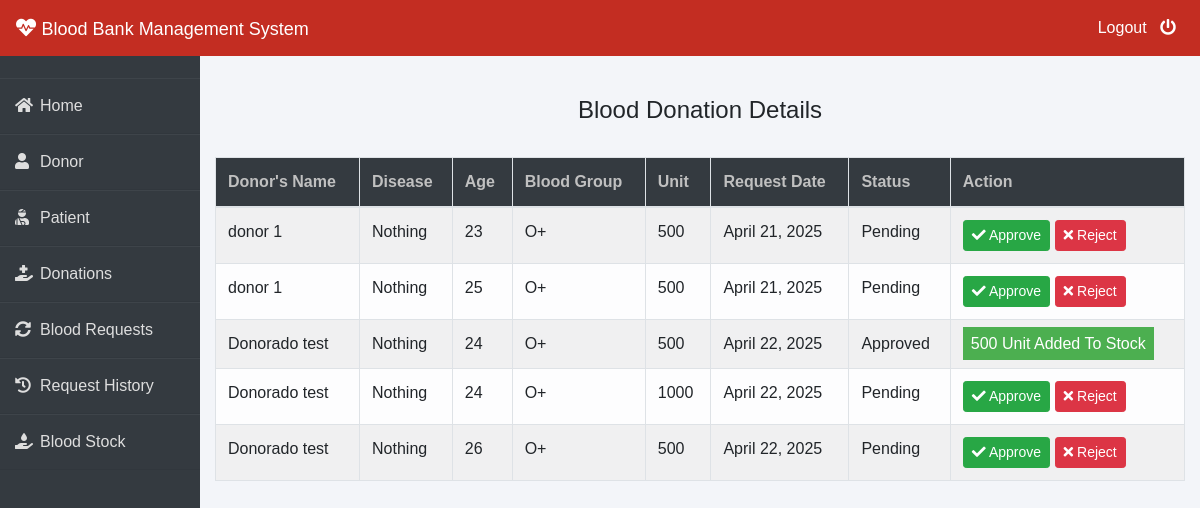
Page /admin-donation (signed in) on the committed database.
### donor/models.py (models this page shows, shortened)
class BloodDonate(models.Model):
    donor = models.ForeignKey(Donor, on_delete=models.CASCADE)
    disease = models.CharField(max_length=100, default="Nothing")
    age = models.PositiveIntegerField()  # Age should be a positive integer
    bloodgroup = models.CharField(max_length=10)  # Blood group is stored for each donation
    unit = models.PositiveIntegerField(default=0)  # Number of blood units donated
    status = models.CharField(max_length=20, default="Pending")  # Status of donation (Pending, Approved, etc.)
    date = models.DateField(auto_now=True)  # Date of donation is auto-filled

class Donor(models.Model):
    user = models.OneToOneField(User, on_delete=models.CASCADE)
    profile_pic = models.ImageField(upload_to='profile_pic/Donor/', null=True, blank=True)
    BLOOD_GROUP_CHOICES = [
        ('A+', 'A+'),
        ('A-', 'A-'),
        ('B+', 'B+'),
        ('B-', 'B-'),
        ('AB+', 'AB+'),
        ('AB-', 'AB-'),
        ('O+', 'O+'),
        ('O-', 'O-'),
    ]
    bloodgroup = models.CharField(max_length=10, choices=BLOOD_GROUP_CHOICES)
    address = models.CharField(max_length=255)  # Increased max_length for more flexibility
    mobile = models.CharField(max_length=20, null=False)
    @property
    def get_name(self):
        return f"{self.user.first_name} {self.user.last_name}"
    def __str__(self):
        return self.get_name  # Return the donor's full name as the string representation

### blood/views.py (the view)
# urls.py: path('admin-donation', views.admin_donation_view,name='admin-donation'),
@login_required(login_url='adminlogin')
def admin_donation_view(request):
    donations=dmodels.BloodDonate.objects.all()
    return render(request,'blood/admin_donation.html',{'donations':donations})

### templates/blood/admin_donation.html (shortened to what this page needs)
{% extends 'blood/adminbase.html' %}
{% block content %}
{% load widget_tweaks %}
{%load static%}
<head>
   </head>
<br><br>
<div class="container">
    <H4 class="text-center">Blood Donation Details</H4><br>
    <table class="table table-light table-hover table-bordered table-striped">
        <thead class="bg-dark">
            <tr>
                <th scope="col" style="color: rgb(192, 192, 192);">Donor's Name</th>
                <th scope="col" style="color: rgb(192, 192, 192);">Disease</th>
                <th scope="col" style="color: rgb(192, 192, 192);">Age</th>
                <th scope="col" style="color: rgb(192, 192, 192);">Blood Group</th>
                <th scope="col" style="color: rgb(192, 192, 192);">Unit</th>
                <th scope="col" style="color: rgb(192, 192, 192);">Request Date</th>
                <th scope="col" style="color: rgb(192, 192, 192);">Status</th>
                <th style="color: rgb(192, 192, 192);">Action</th>
            </tr>
        </thead>
        <tbody>
            {% for t in donations %}
            <tr>
                <td> {{t.donor}}</td>
                <td> {{t.disease}}</td>
                <td> {{t.age}}</td>
                <td>{{t.bloodgroup}}</td>
                <td>{{t.unit}}</td>
                <td>{{t.date}}</td>
                <td>{{t.status}}</td>
                {% if t.status == 'Pending' %}
                <td>
                    <button class="btn btn-success btn-sm"><a  style="text-decoration: none;color: white;" href="{% url 'approve-donation' t.id  %}"><i class="fa fa-check"></i> Approve</a> </button>
                    <button class="btn btn-danger btn-sm"><a  style="text-decoration: none;color: white;" href="{% url 'reject-donation' t.id  %}"><i class="fa fa-times"></i> Reject</a> </button>
                </td>
                {% elif  t.status == 'Approved' %}
                <td><span class="label success">{{t.unit}} Unit Added To Stock</span></td>
                {% else %}
                <td><span class="label danger">0 Unit Added To Stock</span></td>
                {% endif %}
            </tr>
            {% endfor %}
        </tbody>
    </table>
</div>
{% endblock content %}

### templates/blood/adminbase.html (style rules this page uses)
* { margin: 0; padding: 0; box-sizing: border-box; list-style: none; text-decoration: none; font-family: 'Josefin Sans', sans-serif; }
body { background-color: #f3f5f9; }

### templates/blood/admin_donation.html (style rules this page uses)
.label { color: white; padding: 8px; }
.success { background-color: #4CAF50; }

### rows in the picture
BloodDonate: donor "donor 1", disease "Nothing", age "23", bloodgroup "O+", unit "500", date "April 21, 2025", status "Pending", shows "Approve"
BloodDonate: donor "donor 1", disease "Nothing", age "25", bloodgroup "O+", unit "500", date "April 21, 2025", status "Pending", shows "Approve"
BloodDonate: donor "Donorado test", disease "Nothing", age "24", bloodgroup "O+", unit "500", date "April 22, 2025", status "Approved"
BloodDonate: donor "Donorado test", disease "Nothing", age "24", bloodgroup "O+", unit "1000", date "April 22, 2025", status "Pending", shows "Approve"
BloodDonate: donor "Donorado test", disease "Nothing", age "26", bloodgroup "O+", unit "500", date "April 22, 2025", status "Pending", shows "Approve"
